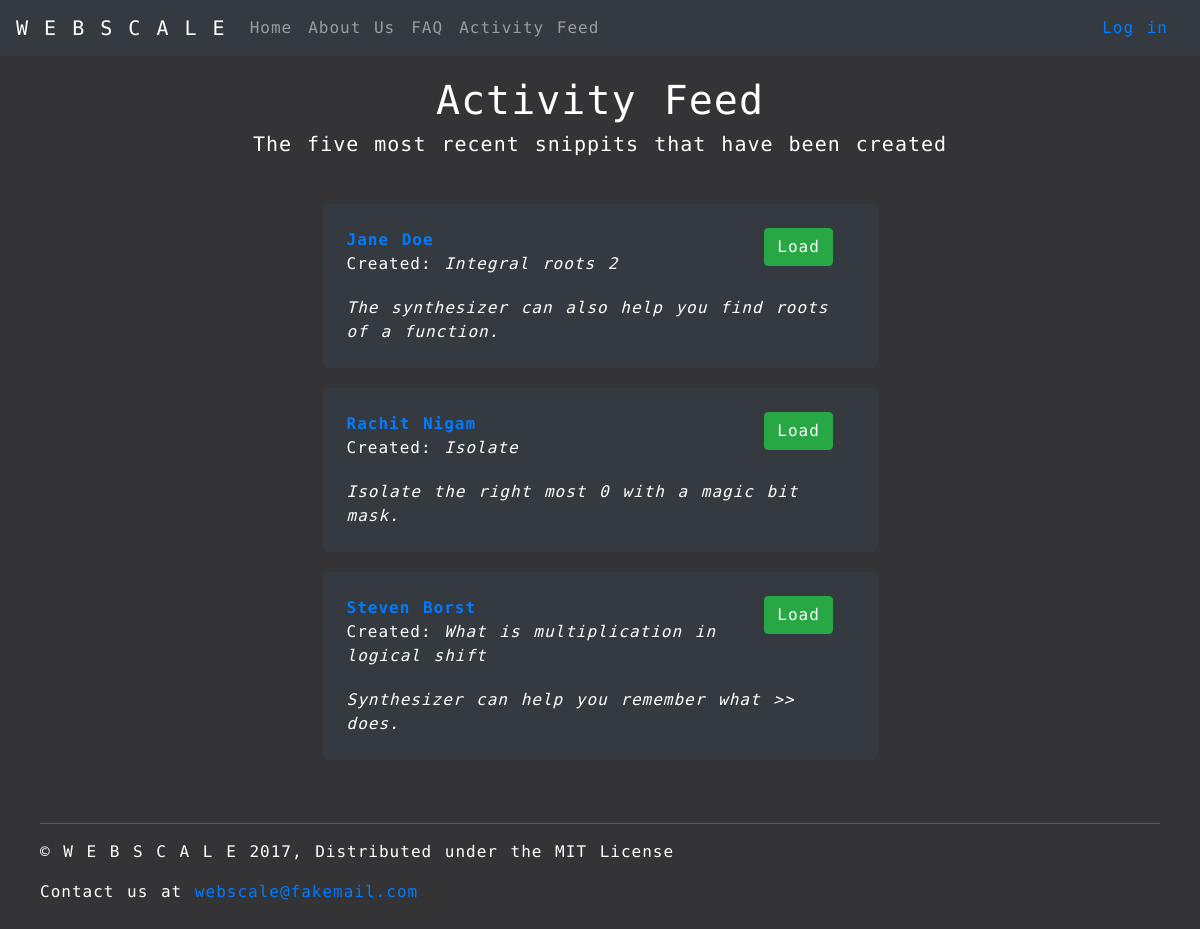
/feed/, run on the app's committed database.
### synthesizer/models.py (models this page shows, shortened)
class Snippit(models.Model):
    id = models.UUIDField(primary_key=True, default=uuid.uuid4, help_text="Unique ID for this Snippit")
    user_id = models.ForeignKey(User, on_delete=models.SET_NULL, null=True)
    name = models.CharField('Name', max_length=200, help_text="Enter name")
    description = models.TextField(max_length=1000, help_text="Enter the snippit description")
    program_text = models.TextField(max_length=99999, help_text="Enter the program holes")
    program_spec = models.TextField(max_length=99999, help_text="Enter the program spec")
    """
    The synthesizer result needs to be a different kind of model field that will be generated, not entered
    """
    synthesizer_result = models.TextField(max_length=99999, help_text="Enter the synthesizer result")
    is_public = models.BooleanField(default=True, help_text="Toggle for user's public visibility")

### synthesizer/views.py (the view)
# urls.py: url(r'^feed/$', views.feed, name='feed'),
def feed(request):
    snippits = Snippit.objects.filter(is_public=True).order_by('-id')[:5]
    return render(
        request,
        'synthesizer/feed.html',
        context={'page_title': 'Activity Feed', 'snippits': snippits},
    )

### synthesizer/templates/synthesizer/feed.html (shortened to what this page needs)
{% extends "base_page.html" %}
{% block css %}
{% load static %}
<link rel="stylesheet" type="text/css" href="{% static 'css/webscale-feed.css' %}">
{% endblock %}
{% block content %}
<div class="container">
    <h1 class="page-title">Activity Feed</h1>
    <h5 class="page-subtitle">The five most recent snippits that have been created</h5>
    <div id="main" class="row">
        <div class="col">
            {% for snippit in snippits %}
            <div class="mx-auto w-50 p-4 bg-dark feed-card">
                <div class="row">
                    <div class="col-9 card-heading">
                        <div class="row">
                            <div><b><a href="{% url 'profile' snippit.user_id %}">{{snippit.user_id.first_name}} {{snippit.user_id.last_name}}</a></b></div>
                        </div>
                        <div class="row">
                            <div>Created: <em>{{snippit.name}}</em></div>
                        </div>
                    </div>
                    <div class="col-2 float-right">
                        <a class="btn btn-success btn-small" href="{% url 'program' snippit.id.hex %}">Load</a>
                    </div>
                </div>
                <div class="row card-description">
                    <div class="col-12">
                        <span><i>{{snippit.description}}</i></span>
                    </div>
                </div>
            </div>
            {% endfor %}
        </div>
    </div>
    <footer class="footer">
        <hr class="footer-hr">
        <p>&copy; W E B S C A L E 2017, Distributed under the MIT License</p>
        <p>Contact us at <a href="mailto:webscale@fakemail.com">webscale@fakemail.com</a></p>
    </footer>
</div>
{% endblock %}

### synthesizer/templates/base_page.html (shortened to what this page needs)
<!DOCTYPE html>
<html lang="en">
<head>
  {% load static %}
  <link rel="stylesheet" href="https://maxcdn.bootstrapcdn.com/bootstrap/4.0.0-beta/css/bootstrap.min.css"
>
  {% block css %}<link rel="stylesheet" type="text/css" href="{% static 'css/webscale-index.css' %}">{% endblock %}
</head>
<body>
    {% block navbar %}
    <nav class="navbar navbar-expand-md navbar-dark bg-dark">
        <a class="navbar-brand" href="{% url 'index' %}">W E B S C A L E</a>
        <div class="collapse navbar-collapse">
            <ul class="navbar-nav mr-auto">
                <li class="nav-item">
                    <a class="nav-link" href="{% url 'index' %}">Home</a>
                </li>
                <li class="nav-item">
                    <a class="nav-link" href="{% url 'about' %}">About Us</a>
                </li>
                <li class="nav-item">
                    <a class="nav-link" href="{% url 'faq' %}">FAQ</a>
                </li>
                <li class="nav-item">
                    <a class="nav-link" href="{% url 'feed' %}">Activity Feed</a>
                </li>
            </ul>
            {% if user.is_authenticated %}
            <ul id="user-drop-down" class="navbar-nav ml-auto">
                <li class="nav-item dropdown">
                    <a class="nav-link dropdown-toggle" href="#" id="drop-down" data-toggle="dropdown" aria-haspopup="true" aria-expanded="false">{{ user.get_full_name }}</a>
                    <div class="dropdown-menu" aria-labelledby="drop-down">
                        <a class="dropdown-item" href="{% url 'profile' %}">Your Profile</a>
                        <a class="dropdown-item" href="{% url 'logout' %}">Log out</a>
                    </div>
                </li>
            </ul>
            {% else %}
            <a class="nav-link" href="{% url 'login' %}">Log in</a>
            {% endif %}
        </div>
    </nav>
    {% endblock %}
    {% block content %}{% endblock %}
</body>
</html>

### synthesizer/static/css/webscale-feed.css (style rules this page uses)
* { letter-spacing: 1px; word-spacing: 2px; line-height: 150%; font-family: 'Encode Sans Expanded', sans-serif; }
html, body { background: linear-gradient(to bottom, rgba(52, 52, 54, 1.0), rgba(52, 52, 54, 1.0)); color: white !important; position: relative; }
body { padding-bottom: 150px; }
.page-title { text-align: center; padding-top: 20px; }
.page-subtitle { text-align: center; padding-bottom: 20px; }
.feed-card { border-radius: 5px; margin-top: 20px; margin-bottom: 20px; }
.card-heading { margin-left: 15px; }
.card-description { padding-top: 20px; }
.footer { padding: 10px 40px 10px 40px; position: absolute; bottom: 0; left: 0; right: 0; }
.footer-hr { border-top: 1px solid rgba(194, 192, 192, 0.27); }

### data on the page
Snippit: user_id.first_name "Jane", user_id.last_name "Doe", name "Integral roots 2", description "The synthesizer can also help you find roots of a function."
Snippit: user_id.first_name "Rachit", user_id.last_name "Nigam", name "Isolate", description "Isolate the right most 0 with a magic bit mask."
Snippit: user_id.first_name "Steven", user_id.last_name "Borst", name "What is multiplication in logical shift", description "Synthesizer can help you remember what >> does."
